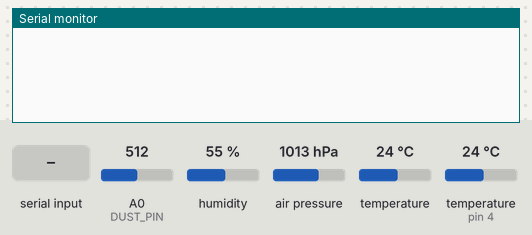
Recording of a sketch running on a simulated Arduino Uno, built with avr-gcc and run on an emulated ATmega328P. Shown: the last lines printed to the serial monitor. The test bench sets the inputs (shaded band); at power-on: A0 (DUST_PIN) = 512, humidity 55 %, air pressure 1013 hPa, temperature 24 °C, temperature (sensor on pin 4) 24 °C.

Above: at 1.3 s.
1.4 s: "$" received over Serial
At 2.7 s:
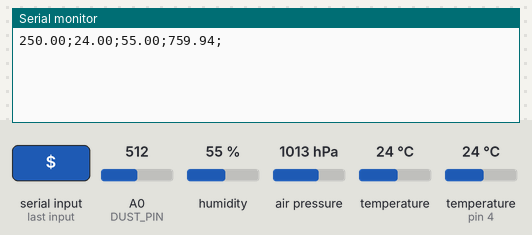
At 6.0 s:
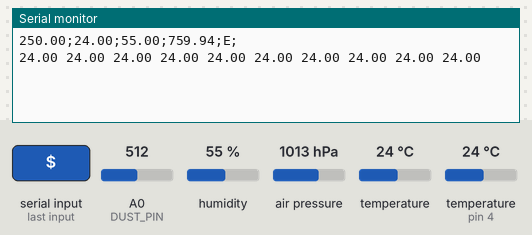

Measured:
- after the input at 1.4 s, the serial monitor: prints a new line at once (image 1)

The sketch:

meteostation_nano_v1.0_fail.ino
```cpp
#include <Wire.h>
#include <BMP085.h>
BMP085 dps = BMP085();
long Temperature = 0, Pressure = 0;

#include <SoftwareSerial.h>
SoftwareSerial SoftSerial(8, 9); // RX, TX
byte gps_flag = 0;
byte gps_flag2 = 0;
byte fs = 0;  // $
byte fz = 0;  // ,
byte ft = 0;  // .
byte sp = 0;  // satellites - спутники

#include "DHT.h"
#define DHTPIN 4
DHT dht(DHTPIN, DHT11);
float vlaga = 0;
float temp = 0;
float dav = 0;
//boolean f_temp = 0;
//int schethcik = 0;

#define DUST_ILED 7
#define DUST_PIN 0
#define NO_DUST_VOLT 0 //.9
float dust = 0;

long int time = 0;
int i = 0;
int u = 0;
float b = 0;
#define ras 10

float mas_p[ras];  // пыль
float mas_t[ras];  // температура
float mas_v[ras];  // влага
float mas_d[ras];  // давление

void setup() {
  Serial.begin(9600);
  SoftSerial.begin(9600);
  i = 0;
  pinMode(7, OUTPUT);
  digitalWrite(7, LOW);
  dht.begin();
  Wire.begin();
  dps.init();
  delay(100);
  while (i < ras) {
    pil(i);
    dht11(i);
    bmp(i);
    i++;
  }
  //i = 0; while(i < ras) { Serial.print(mas_d[i]); i++; Serial.print(" "); } Serial.println();
}

void loop() {
  dat1();
  //=====================================
  pil(0);
  dht11(0);
  bmp(0);
  //=====================================
  dat();
  //=====================================
  if ((Serial.available() > 0)) {
    char F = Serial.read();
    if (time + 300 < millis()) {
      Serial.print(mas_p[int(ras/2)]); Serial.print(";");
      Serial.print(mas_t[int(ras/2)]); Serial.print(";");
      Serial.print(mas_v[int(ras/2)]); Serial.print(";");
      Serial.print(mas_d[int(ras/2)]); Serial.print(";");

      gps();
      Serial.println();
      time = millis();
      i = 0; while(i < ras) { Serial.print(mas_t[i]); i++; Serial.print(" "); } Serial.println();
    }
  }
  //delay(1);
}

void dat1() {
  i = ras-1;
  while (i > 0) {
    mas_p[i] = mas_p[i-1];
    mas_t[i] = mas_t[i-1];
    mas_v[i] = mas_v[i-1];
    mas_d[i] = mas_d[i-1];
    i--;
  }
}

void dat() {
  i = 0; u = 0;
  while (i < ras) {
    while (u < ras-1) {
      if (mas_p[u] > mas_p[u+1]) { b = mas_p[u+1]; mas_p[u+1] = mas_p[u]; mas_p[u] = b; }
      if (mas_t[u] > mas_t[u+1]) { b = mas_t[u+1]; mas_t[u+1] = mas_t[u]; mas_t[u] = b; }
      if (mas_v[u] > mas_v[u+1]) { b = mas_v[u+1]; mas_v[u+1] = mas_v[u]; mas_v[u] = b; }
      if (mas_d[u] > mas_d[u+1]) { b = mas_d[u+1]; mas_d[u+1] = mas_d[u]; mas_d[u] = b; }
      u++;
    }
    i++;
    u = 0;
  }

}

void pil(int n) {
  digitalWrite(7, HIGH);
  delayMicroseconds(280);
  mas_p[n] = ((analogRead(DUST_PIN)) * 5.0 / 1024.0 - NO_DUST_VOLT)*100;
  digitalWrite(7, LOW);
}

void dht11(int n) {
  mas_v[n] = int(dht.readHumidity());
}

void bmp(int n) {
  dps.getPressure(&Pressure);
  dps.getTemperature(&Temperature);
  mas_t[n] = Temperature*0.1;  // Температуру по Цельсию
  mas_d[n] = Pressure/133.3;   // давление мм рт ст
}

void gps() {
  char F = 0;
  byte fl = 0;
  long int time_gps = millis();
  gps_flag = 1; //                      <=================================
  gps_flag2 = 1;
  fs = 0;  // $
  fz = 0;  // ,
  ft = 0;  // .
  sp = 0;  // спутники
  //vivodln("gps:");
  while ((fl < 2) && (time_gps + 2000 > millis())) {   // проверка на неполные первые входные данные
    if (SoftSerial.available() > 0) {
      F = SoftSerial.read();
      //Serial.print(F);
      time_gps = millis();
      fl = 1;
    }
    if ((millis() > time_gps + 100) && (fl == 1)) {
      //Serial.println();
      fl++;
      time_gps = millis();
    }
  }
  fl = 0;
  time_gps = millis();
  while ((fl < 2) && (time_gps + 2000 > millis())) {
    if (SoftSerial.available() > 0) {
      F = SoftSerial.read();
      gps_mozg(F);  //                    <=================================
      //f[i] = F; i++;  // отладка
      //Serial.print(F);
      //if(file){ file.print(F); }
      time_gps = millis();
      fl = 1;
    }
    if ((millis() > time_gps + 100) && (fl == 1)) {
      //Serial.println();
      fl++;
      time_gps = millis();
    }
  }
  //if (gps_flag == 1) { Serial.println("ERROR: gps"); }
  if (gps_flag == 1) { Serial.print("E;"); }
}

void gps_mozg(char c) {
  //if ((fs == 0)) { Serial.print("gps coordinates: "); }
  if (c == '$') { fs++; ft = 0; fz = 0; }
  else if (c == '.') { ft++; }
  else if (c == ',') { fz++; }
  else if (fs == 1) {  // определяем gps координаты
    if ((fs == 1) && ((fz == 2) || (fz == 4))) {  // ((fz == 1) && (ft == 0)) ||
      //if (gps_flag != 9) { Serial.print(c); }
      Serial.print(c);
      if ((gps_flag == 2) || (gps_flag == 12)) { Serial.print('.'); }
      gps_flag++;
    }
    else if ((gps_flag == 9) || (gps_flag == 19)) { Serial.print(";"); gps_flag++; }
  }
  else if (fs == 3 + sp) {
    if ((sp == 0) && (fz == 1)) {  // определяем кол-во спутников  && (gps_flag == 20)
      //gps_flag++;
      if (gps_flag != 20) {  // т.е. он не определил gps координаты
        //Serial.print("xxx; xxx; ");
        Serial.print("x;x;");
      }
      //Serial.println();
      //Serial.print("gps satellites: ");
      gps_flag = 21;
      Serial.print(c);
      //Serial.println(";");
      if      (c == '1') { sp = 1; }
      else if (c == '2') { sp = 2; }
      else if (c == '3') { sp = 3; }
      else if (c == '4') { sp = 4; }
      else if (c == '5') { sp = 5; }
      else if (c == '6') { sp = 6; }
    }
    else if ((sp > 0) && (((fz == 1) && (ft == 0)) || (fz == 9))) {  // определяем время и дату
      Serial.print(c);
      gps_flag++;
    }
    if ((gps_flag == 21) || (gps_flag == 30) || (gps_flag == 39)) { //  || (gps_flag == 19)
      //Serial.println("; ");
      Serial.print(";");
      if (gps_flag == 21) {
        //Serial.print("gps time: ");
      }
      if (gps_flag == 30) {
        //Serial.print("gps date: ");
      }
      gps_flag++;
    }
    else if ((gps_flag == 24) || (gps_flag == 27)) { Serial.print(":"); gps_flag++; }
    else if ((gps_flag == 33) || (gps_flag == 36)) { Serial.print("."); gps_flag++; }
  }
}
```
